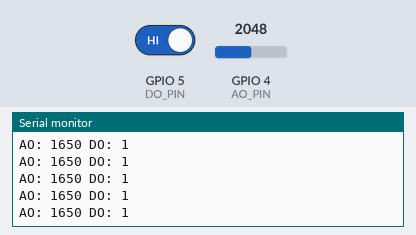
The sketch below on a simulated ESP32-S3. Shown: the last lines printed to the serial monitor. Inputs (shaded band) come from the test bench; at power-on: GPIO 5 (DO_PIN) HIGH, GPIO 4 (AO_PIN) = 2048 (analog values on the 0–4095 scale).

Above: at 1.2 s.
1.3 s: GPIO 5 (DO_PIN) driven LOW
At 1.31 s:
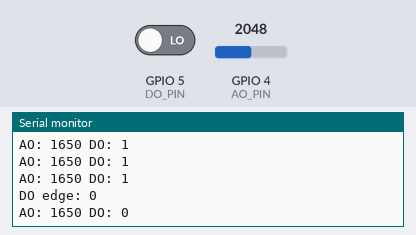
2.8 s: GPIO 4 (AO_PIN) set to 2866
At 2.81 s:
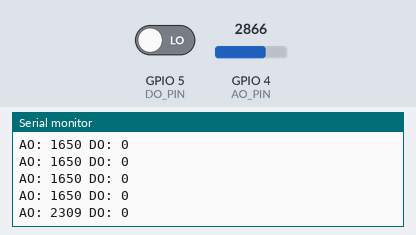
4.3 s: GPIO 4 (AO_PIN) set to 3603
At 4.31 s:
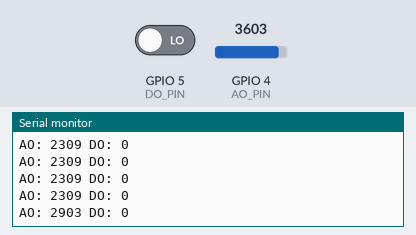
5.8 s: GPIO 5 (DO_PIN) driven HIGH
At 5.91 s:
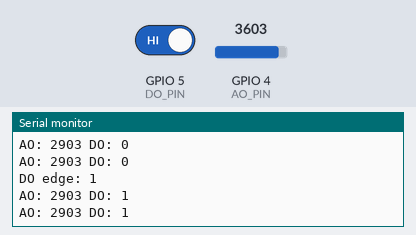
Timing chart, 0 to 8.3 s (numbered marks = the images above; inputs shaded):
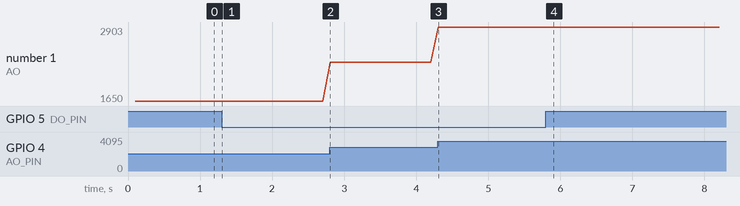

Measured:
- after the input at 1.3 s, the serial monitor: prints a new line at once (image 1)
- after the input at 2.8 s, the serial monitor: prints a new line at once (image 2)
- after the input at 4.3 s, the serial monitor: prints a new line at once (image 3)
- after the input at 5.8 s, the serial monitor: prints a new line at once (image 4)
- plotted number 1: 1650 → 2309 after the input at 2.8 s, 2309 → 2903 after the input at 4.3 s

The sketch:

code.ino
```cpp
// MQ-2 unit test sketch:
//   Prints the AO pin voltage (mV) and the DO level every 100 ms, and each DO
//   change as it happens (polled every 1 ms). The harness sets `voltage` and
//   `threshold` across each other, so both outputs must follow.
//   AO reaches GPIO4 through a 100k/150k divider; DO reaches GPIO5 through a
//   level-shifter channel.

const int DO_PIN = 5;
const int AO_PIN = 4;

int lastDo;
unsigned long lastReportMs = 0;

void setup() {
  Serial.begin(115200);
  analogReadResolution(12);
  pinMode(DO_PIN, INPUT);
  lastDo = digitalRead(DO_PIN);
  Serial.printf("DO start: %d\n", lastDo);
}

void loop() {
  unsigned long now = millis();
  int level = digitalRead(DO_PIN);
  if (level != lastDo) {
    lastDo = level;
    Serial.printf("DO edge: %d\n", level);
  }
  if (now - lastReportMs >= 100) {
    lastReportMs = now;
    long aoMv = analogRead(AO_PIN) * 3300L / 4095;
    Serial.printf("AO: %ld DO: %d\n", aoMv, level);
  }
  delay(1);
}
```
